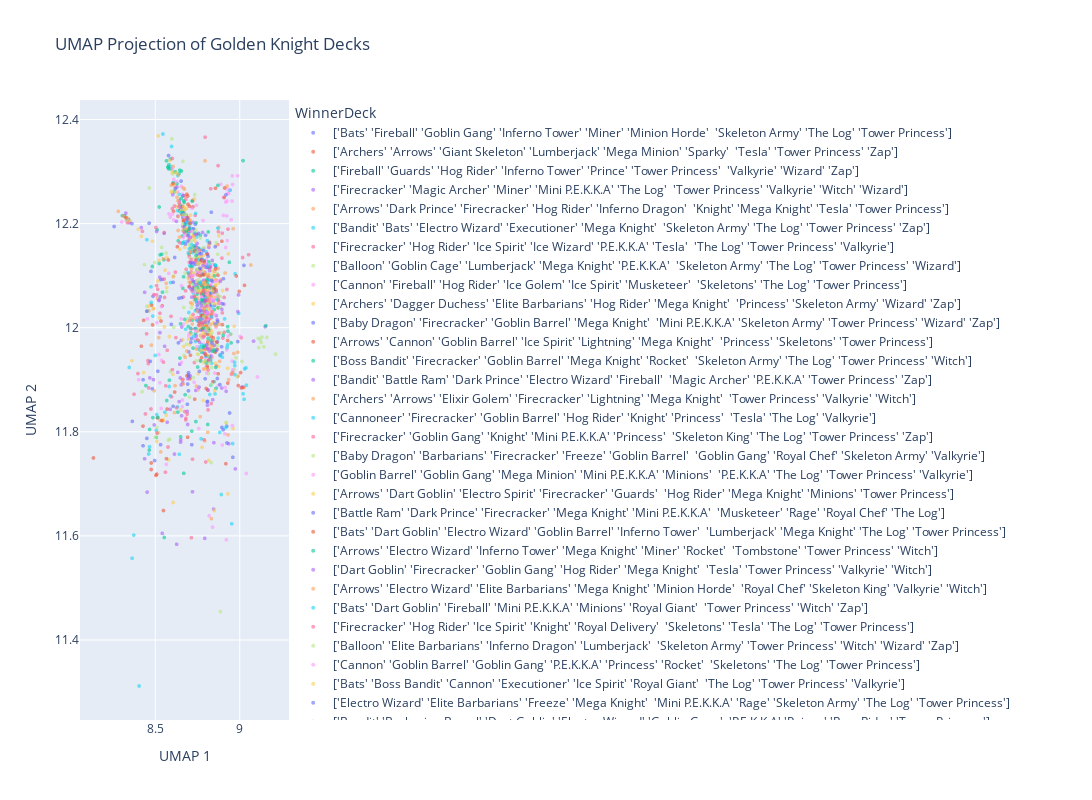

Notebook source saved alongside this figure:
### Code cell
color_by = "WinnerDeck"
hover = ["WinCon", "Elixir"]
#hover = ['WinnerDeck', 'LoserDeck']

fig = px.scatter(
    card_df,
    x='UMAP 1',
    y='UMAP 2',
    color=color_by,           
    hover_data=hover,     
    title=f'UMAP Projection of {card_type} Decks',
    width=1200,
    height=800
)
fig.update_traces(marker={'size': 4, 'opacity': 0.6})
fig.show()
